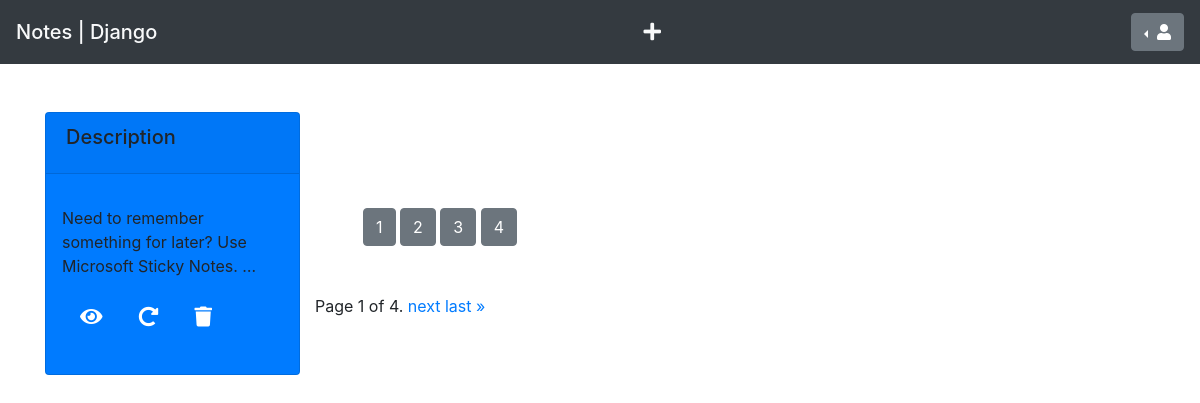
The page / on the database its author committed.
### note/models.py (models this page shows, shortened)
class Notes(models.Model):
	COLORS = (
		('bg-warning','warning',),
		('bg-danger','danger',),
		('bg-primary','primary',),
		('bg-info','info',),
		('bg-success','success',),
		)
	title = models.CharField('Nomi', max_length=250)
	body = RichTextField()
	date = models.DateTimeField('Sana', auto_now_add=True)
	star = models.BooleanField('Yulduzi', default=False, null=True, blank=True)
	color = models.CharField('Rangi', max_length=50, choices=COLORS)

### note/views.py (the view)
# urls.py: path('', views.notes, name='notes'),
def notes(request):
	if request.method == 'POST':
		form = AddNotesForm(request.POST)
		if form.is_valid():
			form.save()
	else:
		form = AddNotesForm()
	notes = Notes.objects.all()
	paginator = Paginator(notes, 1)  # Show 2 notes per page.
	page_number = request.GET.get('page')
	page_obj = paginator.get_page(page_number)
	context = {
		'add_form':form,
		'page_obj': page_obj
	}
	return render(request, 'notes.html', context)

### templates/notes.html (shortened to what this page needs)
{% load crispy_forms_tags %}
<!doctype html>
<html lang="en">
  <head>
<link rel="stylesheet" href="https://cdnjs.cloudflare.com/ajax/libs/font-awesome/5.15.3/css/all.min.css" />
    <link rel="stylesheet" href="https://cdn.jsdelivr.net/npm/bootstrap@4.6.0/dist/css/bootstrap.min.css">
    {% load static %}
  </head>
  <body>
  <header>
      <nav class="navbar navbar-light bg-dark ">
          <span class="navbar-brand mb-0 h1 text-light">Notes | Django</span>
             <a href="" data-toggle="modal" data-target="#exampleModal">
              <button class="btn btn-lg">
                  <i class="fas fa-plus text-light"></i>
              </button>
          </a>
          <div class="dropdown dropleft">
            <button class="btn btn-secondary dropdown-toggle" type="button" id="dropdownMenu1" data-toggle="dropdown" aria-haspopup="true" aria-expanded="false">
              <i class="fas fa-user"></i>
            </button>
          </div>
        </nav>
  </header>
<div class="container mt-5">
    <div class="row">
            {% for note in page_obj %}
            <div class="col-md-3">
                <div class="card {{note.color}}">
                    <div class="card-header">
                        <h5 class="card-title">{{note.title}}</h5>
                    </div>
                    <div class="card-body p-3">
                            {% autoescape off %}
                                <p>
                                    {{note.body|truncatewords:'10'}}
            <div class="btns">
                <a class="button" data-toggle="modal" data-target="#exampleModal1"href="#">
                 <button class="btn btn-md">
                    <i class="fas fa-eye"></i>
                </button>
            </a>
            <a class="button" href="{% url 'note:update' note.id %}">
                <button class="btn btn-md">
                    <i class="fas fa-redo-alt"></i>
                </button>
            </a>
                <a class="button" href="{% url 'note:delete' note.id %}">
                <button class="btn btn-md">
                    <i class="fas fa-trash"></i>
                </button>
            </a>
            </div>
                                </p>
                            {% endautoescape %}
                    </div>
                </div>
            </div>
            {% endfor %}
    <div class="mt-5">
    <div class="p-5">
        <a href="?page=1" class="btn btn-secondary">1</a>
        <a href="?page=2" class="btn btn-secondary">2</a>
        <a href="?page=3" class="btn btn-secondary">3</a>
        <a href="?page=4" class="btn btn-secondary">4</a>
    </div>
        <div class="pagination">
    <span class="step-links">
        <span class="current">
            Page {{ page_obj.number }} of {{ page_obj.paginator.num_pages }}.
        </span>
        {% if page_obj.has_next %}
            <a href="?page={{ page_obj.next_page_number }}">next</a>
            <a href="?page={{ page_obj.paginator.num_pages }}">last &raquo;</a>
        {% endif %}
    </span>
</div>
    </div>
    </div>
</div>
  </body>
</html>

### templates/notes.html (style rules this page uses)
.btns { display: flex; flex-wrap: wrap; }
.button { margin: 5px; }
.button > button > i { font-size: 20px; color: white; font-weight: 900; padding:0 ; }

### rows shown on the page
Notes: title "Description", body "Need to remember something for later? Use Microsoft Sticky Notes. …"

### other values the page prints
{{ page_obj.number }} "1"
{{ page_obj.paginator.num_pages }} "4"
